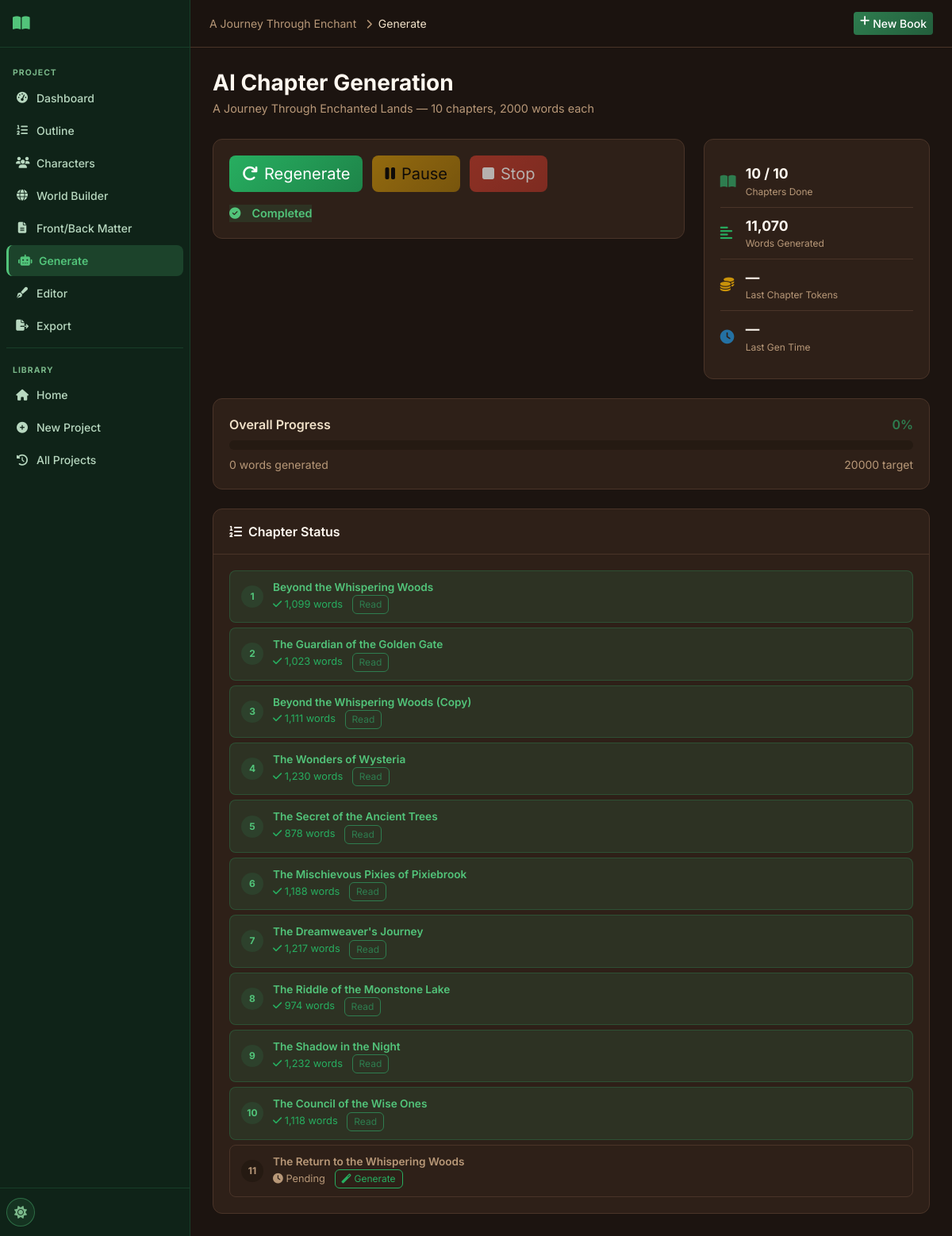
/project/10/generate, run on the app's committed database.
### tables this page shows
CREATE TABLE projects (
    id INTEGER PRIMARY KEY AUTOINCREMENT,
    title TEXT NOT NULL,
    subtitle TEXT DEFAULT '',
    genre TEXT DEFAULT 'Fantasy',
    audience TEXT DEFAULT 'Adult',
    description TEXT DEFAULT '',
    language TEXT DEFAULT 'English',
    story_type TEXT DEFAULT 'Novel',
    writing_style TEXT DEFAULT 'Descriptive',
    point_of_view TEXT DEFAULT 'Third Person Limited',
    tense TEXT DEFAULT 'Past',
    tone TEXT DEFAULT 'Adventurous',
    num_chapters INTEGER DEFAULT 10,
    words_per_chapter INTEGER DEFAULT 2000,
    creativity_level TEXT DEFAULT 'balanced',
    temperature REAL DEFAULT 0.7,
    top_p REAL DEFAULT 0.9,
    max_tokens INTEGER DEFAULT 4096,
    status TEXT DEFAULT 'draft',
    current_chapter INTEGER DEFAULT 0,
    total_words INTEGER DEFAULT 0,
    cover_prompt TEXT DEFAULT '',
    include_images INTEGER DEFAULT 0,
    images_per_chapter INTEGER DEFAULT 1,
    image_style TEXT DEFAULT 'Realistic',
    created_at TIMESTAMP DEFAULT CURRENT_TIMESTAMP,
    updated_at TIMESTAMP DEFAULT CURRENT_TIMESTAMP
);

CREATE TABLE outline (
    id INTEGER PRIMARY KEY AUTOINCREMENT,
    project_id INTEGER NOT NULL,
    chapter_number INTEGER NOT NULL,
    chapter_title TEXT DEFAULT '',
    summary TEXT DEFAULT '',
    target_word_count INTEGER DEFAULT 2000,
    order_index INTEGER DEFAULT 0,
    FOREIGN KEY (project_id) REFERENCES projects(id) ON DELETE CASCADE
);

CREATE TABLE chapters (
    id INTEGER PRIMARY KEY AUTOINCREMENT,
    project_id INTEGER NOT NULL,
    chapter_number INTEGER NOT NULL,
    chapter_title TEXT DEFAULT '',
    content TEXT DEFAULT '',
    word_count INTEGER DEFAULT 0,
    summary TEXT DEFAULT '',
    status TEXT DEFAULT 'pending',
    important_events TEXT DEFAULT '',
    characters_introduced TEXT DEFAULT '',
    character_changes TEXT DEFAULT '',
    locations TEXT DEFAULT '',
    timeline_updates TEXT DEFAULT '',
    unresolved_plot_points TEXT DEFAULT '',
    created_at TIMESTAMP DEFAULT CURRENT_TIMESTAMP,
    updated_at TIMESTAMP DEFAULT CURRENT_TIMESTAMP,
    FOREIGN KEY (project_id) REFERENCES projects(id) ON DELETE CASCADE
);

### routes/chapters.py (the view)
@bp.route('/project/<int:project_id>/generate')
def generation_page(project_id):
    db = get_db()
    project = db.execute('SELECT * FROM projects WHERE id=?', (project_id,)).fetchone()
    if not project:
        return redirect(url_for('main.history'))
    outline = db.execute(
        'SELECT * FROM outline WHERE project_id=? ORDER BY order_index', (project_id,)
    ).fetchall()
    chapters = db.execute(
        'SELECT * FROM chapters WHERE project_id=? ORDER BY chapter_number', (project_id,)
    ).fetchall()
    groq_configured = bool(get_setting(db, 'groq_api_key'))
    return render_template('generation.html', project=project, outline=outline,
                           chapters=chapters, groq_configured=groq_configured)

### database/__init__.py (called while the page is built)
def get_db():
    if 'db' not in g:
        db_path = current_app.config['DATABASE']
        os.makedirs(os.path.dirname(db_path), exist_ok=True)
        g.db = sqlite3.connect(db_path)
        g.db.row_factory = sqlite3.Row
        g.db.execute('PRAGMA foreign_keys = ON')
        g.db.execute('PRAGMA journal_mode = WAL')
    return g.db

### utils/helpers.py (called while the page is built)
def get_setting(db, key, default=''):
    row = db.execute('SELECT value FROM settings WHERE key = ?', (key,)).fetchone()
    return row['value'] if row else default

### templates/generation.html (shortened to what this page needs)
{% extends "base.html" %}
{% block breadcrumb %}
<a href="{{ url_for('projects.project_detail', project_id=project.id) }}" class="text-muted text-decoration-none">{{ project.title[:25] }}</a>
<i class="fas fa-chevron-right mx-2 text-muted small"></i>Generate
{% endblock %}
{% block content %}
<div class="page-header">
  <div>
    <h1 class="page-title">AI Chapter Generation</h1>
    <p class="page-subtitle">{{ project.title }} — {{ project.num_chapters }} chapters, {{ project.words_per_chapter }} words each</p>
  </div>
</div>
<div class="row g-4 mb-4">
  <div class="col-lg-8">
    <div class="card generation-control-card">
      <div class="card-body">
        <div class="gen-controls">
          <button id="btnStart" class="btn btn-success btn-lg"
                  {% if not groq_configured or not outline or project.status in ['generating'] %}disabled{% endif %}>
          </button>
          <button id="btnPause" class="btn btn-warning btn-lg"
                  onclick="pauseGeneration()"
                  {% if project.status not in ['generating'] %}disabled{% endif %}>
            <i class="fas fa-pause me-2"></i>Pause
          </button>
          <button id="btnStop" class="btn btn-danger btn-lg"
                  onclick="stopGeneration()"
                  {% if project.status not in ['generating','pausing'] %}disabled{% endif %}>
            <i class="fas fa-stop me-2"></i>Stop
          </button>
        </div>
        <div id="genStatus" class="gen-status-bar mt-3">
          <span id="statusText" class="status-label status-{{ project.status }}">
            {% if project.status == 'generating' %}<i class="fas fa-spinner fa-spin me-2"></i>Generating…
            {% elif project.status == 'paused' %}<i class="fas fa-pause-circle me-2"></i>Paused
            {% elif project.status == 'completed' %}<i class="fas fa-check-circle me-2"></i>Completed
            {% else %}<i class="fas fa-circle me-2"></i>Ready{% endif %}
          </span>
        </div>
      </div>
    </div>
  </div>
  <div class="col-lg-4">
    <div class="card stat-panel">
      <div class="card-body">
        <div class="live-stat">
          <i class="fas fa-book-open text-primary"></i>
          <div>
            <div class="live-stat-value" id="statChapters">
              {{ chapters | selectattr('status', 'equalto', 'generated') | list | length }} / {{ project.num_chapters }}
            </div>
            <div class="live-stat-label">Chapters Done</div>
          </div>
        </div>
        <div class="live-stat">
          <i class="fas fa-align-left text-success"></i>
          <div>
            <div class="live-stat-value" id="statWords">
              {{ '{:,}'.format(chapters | map(attribute='word_count') | sum) }}
            </div>
            <div class="live-stat-label">Words Generated</div>
          </div>
        </div>
        <div class="live-stat">
          <i class="fas fa-coins text-warning"></i>
          <div>
            <div class="live-stat-value" id="statTokens">—</div>
            <div class="live-stat-label">Last Chapter Tokens</div>
          </div>
        </div>
        <div class="live-stat">
          <i class="fas fa-clock text-info"></i>
          <div>
            <div class="live-stat-value" id="statTime">—</div>
            <div class="live-stat-label">Last Gen Time</div>
          </div>
        </div>
      </div>
    </div>
  </div>
</div>
<div class="card mb-4">
  <div class="card-body">
    <div class="d-flex justify-content-between mb-2">
      <span class="fw-600">Overall Progress</span>
      <span id="progressPct" class="fw-600 text-primary">0%</span>
    </div>
    <div class="progress mb-2" style="height:12px">
    </div>
    <div class="d-flex justify-content-between">
      <small class="text-muted"><span id="wordsGenerated">0</span> words generated</small>
      <small class="text-muted"><span id="wordsTarget">{{ project.num_chapters * project.words_per_chapter }}</span> target</small>
    </div>
  </div>
</div>
<div class="card">
  <div class="card-header"><i class="fas fa-list-ol me-2"></i>Chapter Status</div>
  <div class="card-body">
    <div id="chapterGrid" class="chapter-progress-grid">
      {% set generated_nums = chapters | map(attribute='chapter_number') | list %}
      {% for ch in outline %}
      {% set gen_ch = chapters | selectattr('chapter_number', 'equalto', ch.chapter_number) | first | default(None) %}
      <div class="chapter-progress-item {% if gen_ch %}status-{{ gen_ch.status }}{% else %}status-pending{% endif %}"
           id="ch-{{ ch.chapter_number }}" data-chapter="{{ ch.chapter_number }}">
        <div class="cp-num">{{ ch.chapter_number }}</div>
        <div class="cp-info">
          <div class="cp-title">{{ ch.chapter_title[:40] }}{% if ch.chapter_title|length > 40 %}…{% endif %}</div>
          <div class="cp-status">
            {% if gen_ch and gen_ch.status == 'generated' %}
            <span class="text-success"><i class="fas fa-check"></i> {{ '{:,}'.format(gen_ch.word_count) }} words</span>
            <a href="{{ url_for('chapters.chapter_view', project_id=project.id, chapter_id=gen_ch.id) }}" class="btn btn-xs btn-outline-primary ms-2">Read</a>
            {% elif gen_ch and gen_ch.status == 'generating' %}
            <span class="text-primary"><i class="fas fa-spinner fa-spin"></i> Generating…</span>
            {% else %}
            <span class="text-muted chapter-pending-label"><i class="fas fa-clock"></i> Pending</span>
            {% if groq_configured %}
            <button class="btn btn-xs btn-outline-success ms-2 btn-generate-chapter"
                    onclick="generateSingleChapter({{ ch.chapter_number }})"
                    data-chapter-number="{{ ch.chapter_number }}">
              <i class="fas fa-magic me-1"></i>Generate
            </button>
            {% endif %}
            {% endif %}
          </div>
        </div>
      </div>
      {% endfor %}
    </div>
  </div>
</div>
{% endblock %}

### data on the page
projects: title "A Journey Through Enchant", title "A Journey Through Enchanted Lands", num_chapters "10", words_per_chapter "2000", project.num_chapters*project.words_per_chapter "20000"
outline: chapter_number "1", chapter_title "Beyond the Whispering Woods"
chapters: word_count "1,099"
outline: chapter_number "2", chapter_title "The Guardian of the Golden Gate"
chapters: word_count "1,023"
outline: chapter_number "3", chapter_title "Beyond the Whispering Woods (Copy)"
chapters: word_count "1,111"
outline: chapter_number "4", chapter_title "The Wonders of Wysteria"
chapters: word_count "1,230"
outline: chapter_number "5", chapter_title "The Secret of the Ancient Trees"
chapters: word_count "878"
outline: chapter_number "6", chapter_title "The Mischievous Pixies of Pixiebrook"
chapters: word_count "1,188"
outline: chapter_number "7", chapter_title "The Dreamweaver's Journey"
chapters: word_count "1,217"
outline: chapter_number "8", chapter_title "The Riddle of the Moonstone Lake"
chapters: word_count "974"
outline: chapter_number "9", chapter_title "The Shadow in the Night"
chapters: word_count "1,232"
outline: chapter_number "10", chapter_title "The Council of the Wise Ones"
chapters: word_count "1,118"
outline: chapter_number "11", chapter_title "The Return to the Whispering Woods"

### other printed values
{{ '{:,}'.format(chapters | map(attribute='word_count') | sum) }} "11,070"
